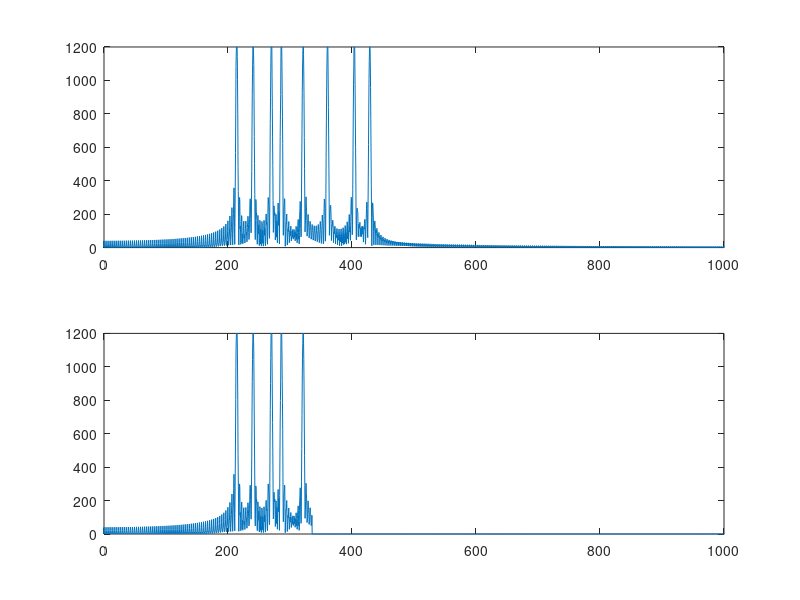

This chart was generated by the following MATLAB code:
clear;
Fs=8192;
t=0:0.0001:0.25;
df1=261.38;
ref=293.67;
mf=329.63;
ff=349.23;
sf=392;
raf=440;
shf=492.88;
df2=523.23;
dy1=sin(2*pi*df1*t);
rey=sin(2*pi*ref*t);
my=sin(2*pi*mf*t);
fy=sin(2*pi*ff*t);
sy=sin(2*pi*sf*t);
ray=sin(2*pi*raf*t);
shy=sin(2*pi*shf*t);
dy2=sin(2*pi*df2*t);
y1=[dy1 rey my fy sy ray shy dy2];
n=20008;
t=t(1:1024);
y1=y1(1:n);
y2=fft(y1);
plot(y2);
y3=fftshift(y2);
y4=abs(y3);
leng=820;
o=ones(1, leng);
test=(20008/2)-leng;
z=zeros(1,test);
filterA=[z o o z];
y5=y4.*filterA;
fshift=(-n/2:n/2-1)*(8192/n);
subplot(2,1,1);
plot(fshift,y4);
axis([0 1000 0 1200]);
subplot(2,1,2);
plot(fshift, y5);
axis([0 1000 0 1200]);

sound(y1, Fs);
